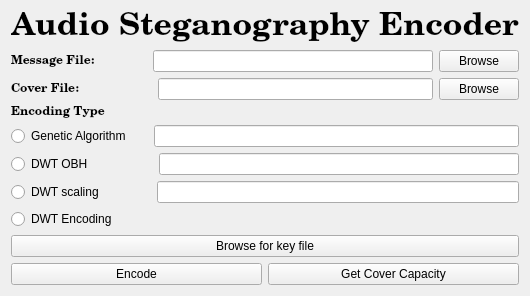
          <widget class="QWidget" name="tab">
           <attribute name="title">
            <string>Encoder</string>
           </attribute>
           <layout class="QHBoxLayout" name="horizontalLayout_10">
            <item>
             <layout class="QVBoxLayout" name="verticalLayout">
              <item>
               <widget class="QLabel" name="label_title">
                <property name="palette">
                 <palette>
                  <active>
                   <colorrole role="Text">
                    <brush brushstyle="SolidPattern">
                     <color alpha="255">
                      <red>46</red>
                      <green>255</green>
                      <blue>14</blue>
                     </color>
                    </brush>
                   </colorrole>
                  </active>
                  <inactive>
                   <colorrole role="Text">
                    <brush brushstyle="SolidPattern">
                     <color alpha="255">
                      <red>46</red>
                      <green>255</green>
                      <blue>14</blue>
                     </color>
                    </brush>
                   </colorrole>
                  </inactive>
                  <disabled>
                   <colorrole role="Text">
                    <brush brushstyle="SolidPattern">
                     <color alpha="255">
                      <red>108</red>
                      <green>108</green>
                      <blue>108</blue>
                     </color>
                    </brush>
                   </colorrole>
                  </disabled>
                 </palette>
                </property>
                <property name="font">
                 <font>
                  <family>Century Schoolbook L</family>
                  <pointsize>24</pointsize>
                  <weight>75</weight>
                  <bold>true</bold>
                 </font>
                </property>
                <property name="text">
                 <string>Audio Steganography Encoder</string>
                </property>
               </widget>
              </item>
              <item>
               <layout class="QHBoxLayout" name="horizontalLayout_2">
                <item>
                 <widget class="QLabel" name="label_type_3">
                  <property name="font">
                   <font>
                    <family>Century Schoolbook L</family>
                    <weight>75</weight>
                    <bold>true</bold>
                   </font>
                  </property>
                  <property name="text">
                   <string>Message File:               </string>
                  </property>
                 </widget>
                </item>
                <item>
                 <widget class="QLineEdit" name="lineEdit_message">
                  <property name="text">
                   <string/>
                  </property>
                 </widget>
                </item>
                <item>
                 <widget class="QPushButton" name="pushButton_browse_message">
                  <property name="text">
                   <string>Browse</string>
                  </property>
                 </widget>
                </item>
               </layout>
              </item>
              <item>
               <layout class="QHBoxLayout" name="horizontalLayout_4">
                <item>
                 <widget class="QLabel" name="label_type_4">
                  <property name="font">
                   <font>
                    <family>Century Schoolbook L</family>
                    <weight>75</weight>
                    <bold>true</bold>
                   </font>
                  </property>
                  <property name="text">
                   <string>Cover File:                     </string>
                  </property>
                 </widget>
                </item>
                <item>
                 <widget class="QLineEdit" name="lineEdit_cover">
                  <property name="text">
                   <string/>
                  </property>
                 </widget>
                </item>
                <item>
                 <widget class="QPushButton" name="pushButton_browse_cover">
                  <property name="text">
                   <string>Browse</string>
                  </property>
                 </widget>
                </item>
               </layout>
              </item>
              <item>
               <widget class="QLabel" name="label_type">
                <property name="font">
                 <font>
                  <family>Century Schoolbook L</family>
                  <weight>75</weight>
                  <bold>true</bold>
                 </font>
                </property>
                <property name="text">
                 <string>Encoding Type</string>
                </property>
               </widget>
              </item>
              <item>
               <layout class="QHBoxLayout" name="horizontalLayout_6">
                <item>
                 <widget class="QRadioButton" name="radioButton_GA">
                  <property name="text">
                   <string>Genetic Algorithm     </string>
                  </property>
                 </widget>
                </item>
                <item>
                 <widget class="QLineEdit" name="lineEdit_GA_key">
                  <property name="enabled">
                   <bool>true</bool>
                  </property>
                 </widget>
                </item>
               </layout>
              </item>
              <item>
               <layout class="QHBoxLayout" name="horizontalLayout_5">
                <item>
                 <widget class="QRadioButton" name="radioButton_DWT">
                  <property name="palette">
                   <palette>
                    <active>
                     <colorrole role="Text">
                      <brush brushstyle="SolidPattern">
                       <color alpha="255">
                        <red>170</red>
                        <green>0</green>
                        <blue>0</blue>
                       </color>
                      </brush>
                     </colorrole>
                    </active>
                    <inactive>
                     <colorrole role="Text">
                      <brush brushstyle="SolidPattern">
                       <color alpha="255">
                        <red>170</red>
                        <green>0</green>
                        <blue>0</blue>
                       </color>
                      </brush>
                     </colorrole>
                    </inactive>
                    <disabled>
                     <colorrole role="Text">
                      <brush brushstyle="SolidPattern">
                       <color alpha="255">
                        <red>108</red>
                        <green>108</green>
                        <blue>108</blue>
                       </color>
                      </brush>
                     </colorrole>
                    </disabled>
                   </palette>
                  </property>
                  <property name="text">
                   <string>DWT OBH                  </string>
                  </property>
                 </widget>
                </item>
                <item>
                 <widget class="QLineEdit" name="lineEdit_OBH">
                  <property name="enabled">
                   <bool>true</bool>
                  </property>
                  <property name="text">
                   <string/>
                  </property>
                 </widget>
                </item>
               </layout>
              </item>
              <item>
               <layout class="QHBoxLayout" name="horizontalLayout_30">
                <item>
                 <widget class="QRadioButton" name="radioButton_dwt_scaling_encode">
                  <property name="text">
                   <string>DWT scaling              </string>
                  </property>
                 </widget>
                </item>
                <item>
                 <widget class="QLineEdit" name="lineEdit_dwt_scale_encoding_LSB"/>
                </item>
               </layout>
              </item>
              <item>
               <widget class="QRadioButton" name="radioButton_dwt_encoding">
                <property name="text">
                 <string>DWT Encoding</string>
                </property>
               </widget>
              </item>
              <item>
               <widget class="QPushButton" name="pushButton_browse_key">
                <property name="text">
                 <string>Browse for key file</string>
                </property>
               </widget>
              </item>
              <item>
               <layout class="QHBoxLayout" name="horizontalLayout_19">
                <item>
                 <widget class="QPushButton" name="pushButton_encode">
                  <property name="text">
                   <string>Encode</string>
                  </property>
                 </widget>
                </item>
                <item>
                 <widget class="QPushButton" name="pushButton_cover_capacity">
                  <property name="text">
                   <string>Get Cover Capacity</string>
                  </property>
                 </widget>
                </item>
               </layout>
              </item>
             </layout>
            </item>
           </layout>
          </widget>
